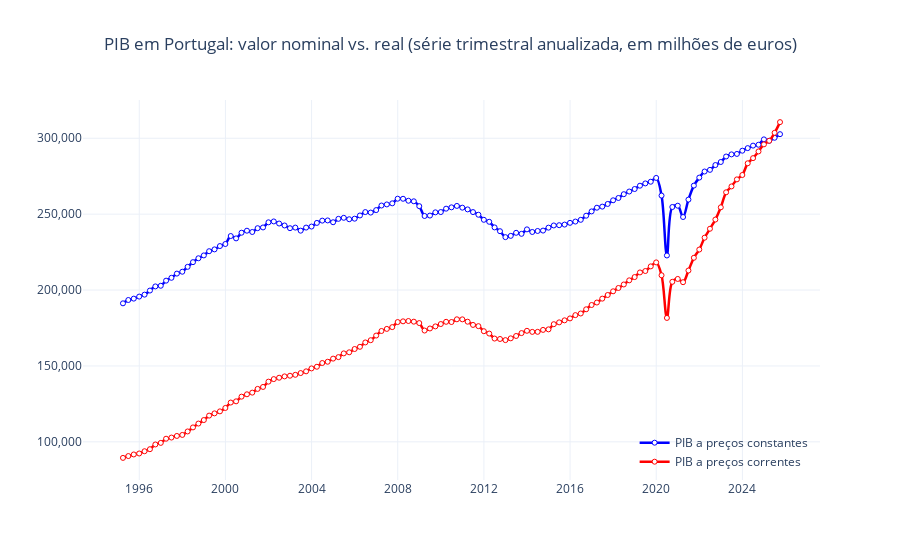

This figure's notebook cell:
### Code cell
df_long = (gdp_real.merge(gdp_nominal, on="time", how="outer").sort_values("time")
    .rename(columns={
            "gdp_real": "PIB a preços constantes",
            "gdp_nominal": "PIB a preços correntes",})
    .melt(
        id_vars="time",
        value_vars=["PIB a preços constantes", "PIB a preços correntes"],
        var_name="series",
        value_name="gdp",))
df_long["gdp"] *= 4

fig = (px.line(
        df_long,
        x="time",
        y="gdp",
        color="series",
        title="PIB em Portugal: valor nominal vs. real (série trimestral anualizada, em milhões de euros)",
        template="plotly_white",
        color_discrete_map={"PIB a preços constantes": "blue", "PIB a preços correntes": "red"},
        markers=True,
        line_shape="spline",)
    .update_traces(line_width=2.5, marker_size=5, marker_color="white", marker_symbol="circle", marker_line_width=1.0)
    .update_traces(marker_symbol="circle",selector=dict(name="PIB a preços correntes"))
    )

fig.update_layout(
    title_x=0.5,
    legend_title_text="",
    xaxis_title="",
    yaxis_title="",
    legend=dict(
        x=0.99,
        y=0.01,
        xanchor="right",
        yanchor="bottom",
        bgcolor="rgba(0,0,0,0)",
        borderwidth=0,
    ),
)
fig.update_xaxes(dtick="M48", tickformat="%Y", hoverformat="%Y-%m-%d")
fig.update_yaxes(tickformat=",")
fig.show()
